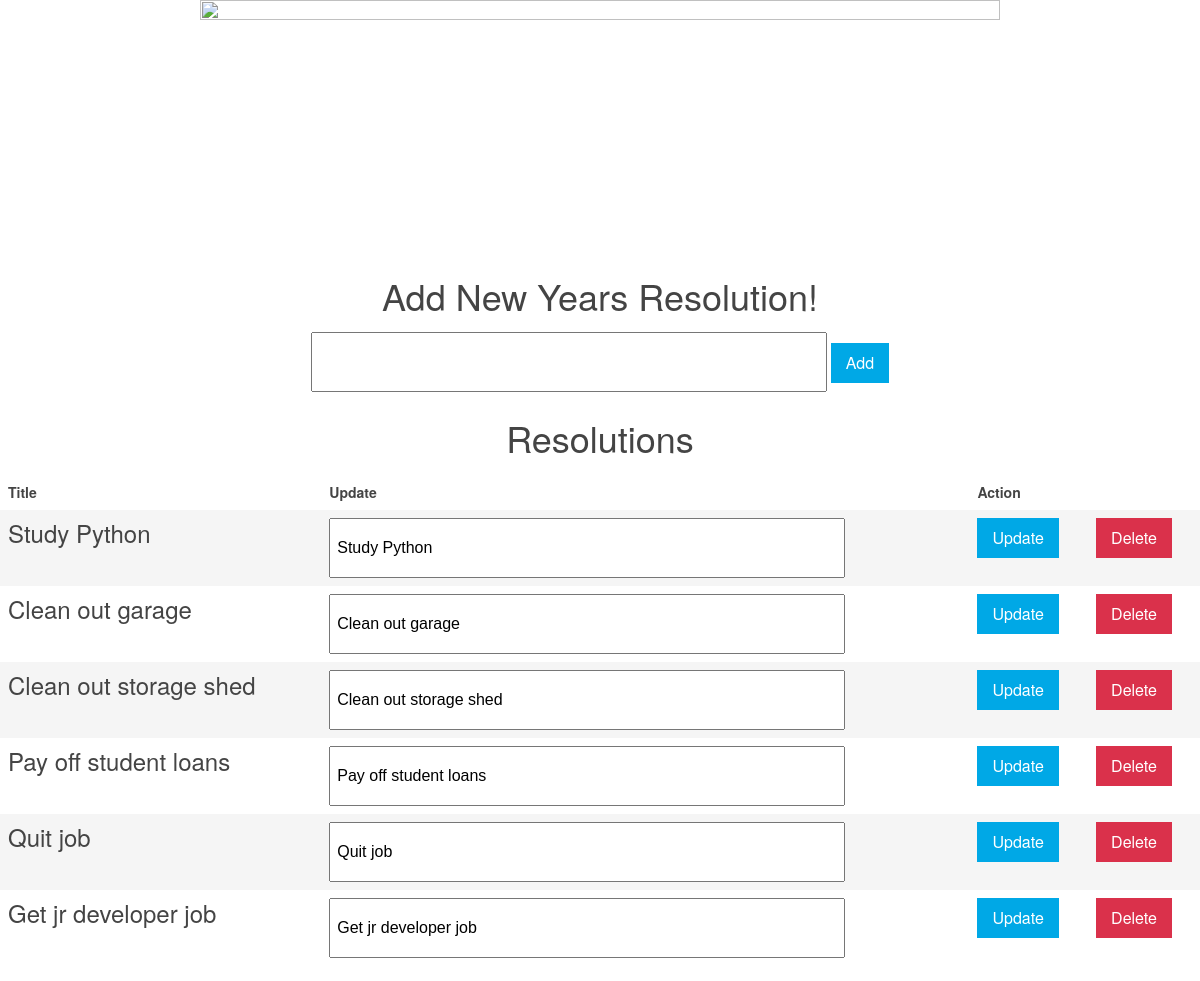
The app's page /, older data.
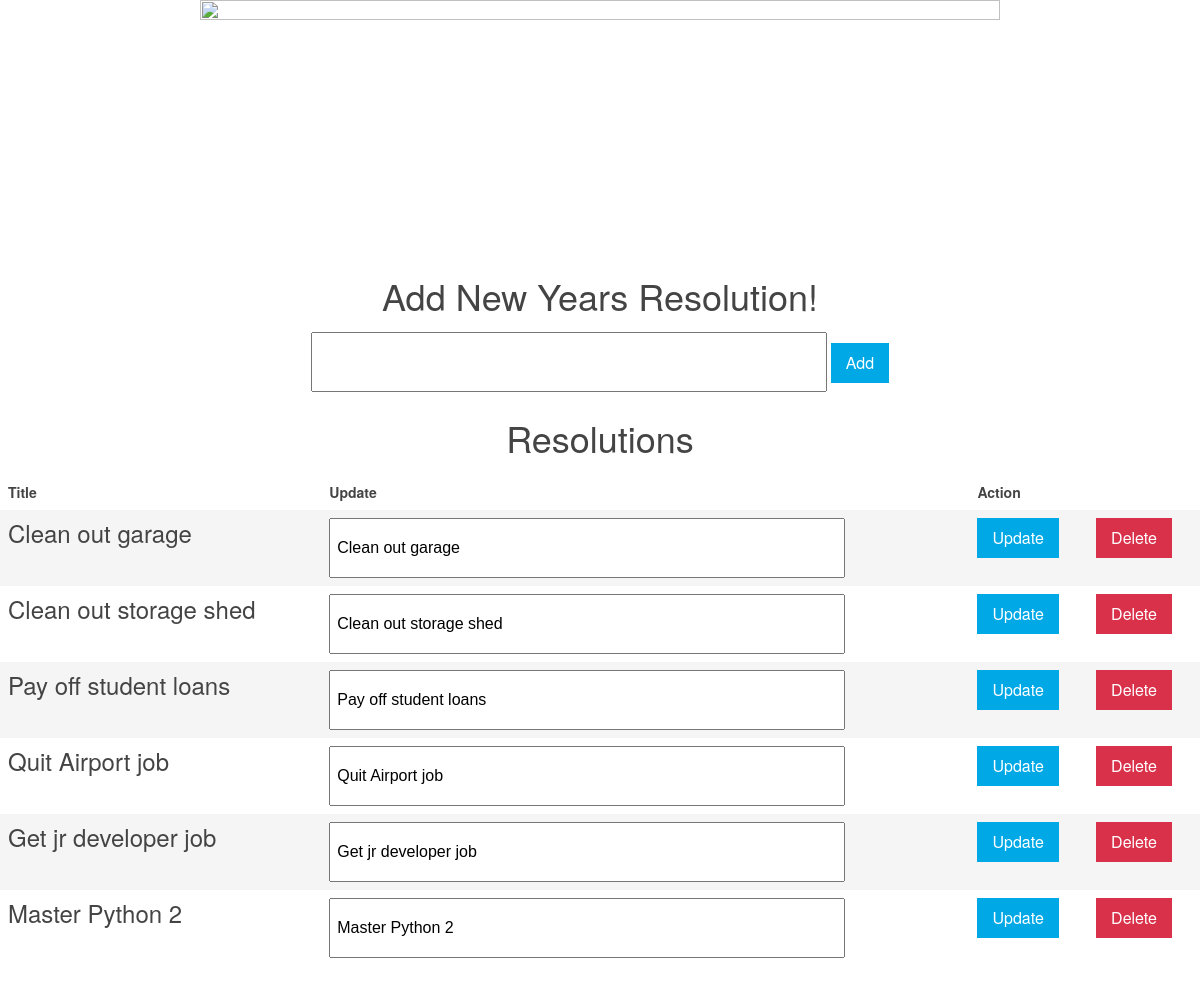
The same page, newer data.
### newyears.py (models this page shows)
class Resolution(db.Model):
  title = db.Column(db.String(80), unique=True, nullable=False, primary_key=True)

### newyears.py (the view, shortened to what this page needs)
@app.route("/", methods=["GET", "POST"])
def home():
    resolutions = None
    resolutions = Resolution.query.all()
    return render_template("home.html", resolutions=resolutions)

### templates/home.html (shortened to what this page needs)
<!DOCTYPE html>
<html>
<head>
  <link rel="stylesheet" href="{{ url_for('static',filename='styles/css/uikit.min.css') }}" />
  <link rel="stylesheet" href="{{ url_for('static',filename='styles/style.css') }}" />
</head>
<center>
<body>
    <img height="250px" src="https://happynewyear2018.wiki/wp-content/uploads/2017/08/Happy-New-Year-2018.jpg" width="800px" class="uk-align-center">
		<h1>Add New Years Resolution!</h1>
        <form action="/" method="post">
          <input class="uk-input uk-form-width-large uk-form-large" name="title" type="text">
          <input class="uk-button uk-button-primary uk-button-large" type="submit" value="Add">
				</form>
    <h1>Resolutions</h1>
		<table class="uk-table uk-table-striped">
      <thead>
        <tr>
          <th>Title</th>
          <th>Update</th>
          <th>Action</th>
        </tr>
      </thead>
      <tbody>
        {% for resolution in resolutions %}
			<tr>
				<td>
					<h2>{{resolution.title}}</h2>
				</td>
				<td>
              <form action="./update" method="post" style="display: inline">
                <input class="uk-input uk-form-width-large uk-form-large" name="newtitle" type="text" value="{{resolution.title}}">
              </td>
              <td>
                <input class="uk-button uk-button-primary uk-button-large" type="submit" value="Update">
        </td>
				<td>
					<form action="./delete" method="post" style="display: inline">
            <input class="uk-button uk-button-danger uk-button-large" type="submit" value="Delete">
					</form>
				</td>
      </tr>
      {% endfor %}
    </tbody>
    </table>
</body>
</center>
</html>

Row changes from the older to the newer data that the page shows:
removed Resolution: title "Study Python", newtitle "Study Python"
removed Resolution: title "Quit job", newtitle "Quit job"
added Resolution: title "Quit Airport job", newtitle "Quit Airport job"
added Resolution: title "Master Python 2", newtitle "Master Python 2"
